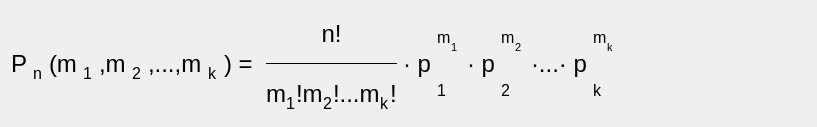
           <widget class="QWidget" name="scrollAreaWidgetContents_3">
            <property name="geometry">
             <rect>
              <x>0</x>
              <y>0</y>
              <width>817</width>
              <height>127</height>
             </rect>
            </property>
            <layout class="QHBoxLayout" name="horizontalLayout_9">
             <item>
              <layout class="QHBoxLayout" name="horizontalLayout_26">
               <item>
                <widget class="QLabel" name="polinom_stati_1">
                 <property name="font">
                  <font>
                   <pointsize>18</pointsize>
                  </font>
                 </property>
                 <property name="text">
                  <string>P</string>
                 </property>
                </widget>
               </item>
               <item>
                <layout class="QVBoxLayout" name="verticalLayout_44">
                 <property name="sizeConstraint">
                  <enum>QLayout::SetDefaultConstraint</enum>
                 </property>
                 <item>
                  <spacer name="verticalSpacer_23">
                   <property name="orientation">
                    <enum>Qt::Vertical</enum>
                   </property>
                   <property name="sizeType">
                    <enum>QSizePolicy::Maximum</enum>
                   </property>
                   <property name="sizeHint" stdset="0">
                    <size>
                     <width>10</width>
                     <height>20</height>
                    </size>
                   </property>
                  </spacer>
                 </item>
                 <item>
                  <widget class="QLabel" name="polinom_static_2">
                   <property name="sizePolicy">
                    <sizepolicy hsizetype="Maximum" vsizetype="Preferred">
                     <horstretch>0</horstretch>
                     <verstretch>0</verstretch>
                    </sizepolicy>
                   </property>
                   <property name="font">
                    <font>
                     <pointsize>12</pointsize>
                    </font>
                   </property>
                   <property name="text">
                    <string>n</string>
                   </property>
                  </widget>
                 </item>
                </layout>
               </item>
               <item>
                <widget class="QLabel" name="polinom_static_3">
                 <property name="font">
                  <font>
                   <pointsize>18</pointsize>
                  </font>
                 </property>
                 <property name="text">
                  <string>(m</string>
                 </property>
                </widget>
               </item>
               <item>
                <layout class="QVBoxLayout" name="verticalLayout_48">
                 <property name="sizeConstraint">
                  <enum>QLayout::SetDefaultConstraint</enum>
                 </property>
                 <item>
                  <spacer name="verticalSpacer_27">
                   <property name="orientation">
                    <enum>Qt::Vertical</enum>
                   </property>
                   <property name="sizeType">
                    <enum>QSizePolicy::Maximum</enum>
                   </property>
                   <property name="sizeHint" stdset="0">
                    <size>
                     <width>10</width>
                     <height>20</height>
                    </size>
                   </property>
                  </spacer>
                 </item>
                 <item>
                  <widget class="QLabel" name="polinom_static_4">
                   <property name="sizePolicy">
                    <sizepolicy hsizetype="Maximum" vsizetype="Preferred">
                     <horstretch>0</horstretch>
                     <verstretch>0</verstretch>
                    </sizepolicy>
                   </property>
                   <property name="font">
                    <font>
                     <pointsize>12</pointsize>
                    </font>
                   </property>
                   <property name="text">
                    <string>1</string>
                   </property>
                  </widget>
                 </item>
                </layout>
               </item>
               <item>
                <widget class="QLabel" name="polinom_static_5">
                 <property name="font">
                  <font>
                   <pointsize>18</pointsize>
                  </font>
                 </property>
                 <property name="text">
                  <string>,m</string>
                 </property>
                </widget>
               </item>
               <item>
                <layout class="QVBoxLayout" name="verticalLayout_49">
                 <property name="sizeConstraint">
                  <enum>QLayout::SetDefaultConstraint</enum>
                 </property>
                 <item>
                  <spacer name="verticalSpacer_28">
                   <property name="orientation">
                    <enum>Qt::Vertical</enum>
                   </property>
                   <property name="sizeType">
                    <enum>QSizePolicy::Maximum</enum>
                   </property>
                   <property name="sizeHint" stdset="0">
                    <size>
                     <width>10</width>
                     <height>20</height>
                    </size>
                   </property>
                  </spacer>
                 </item>
                 <item>
                  <widget class="QLabel" name="polinom_static_6">
                   <property name="sizePolicy">
                    <sizepolicy hsizetype="Maximum" vsizetype="Preferred">
                     <horstretch>0</horstretch>
                     <verstretch>0</verstretch>
                    </sizepolicy>
                   </property>
                   <property name="font">
                    <font>
                     <pointsize>12</pointsize>
                    </font>
                   </property>
                   <property name="text">
                    <string>2</string>
                   </property>
                  </widget>
                 </item>
                </layout>
               </item>
               <item>
                <widget class="QLabel" name="polinom_static_7">
                 <property name="font">
                  <font>
                   <pointsize>18</pointsize>
                  </font>
                 </property>
                 <property name="text">
                  <string>,...,m</string>
                 </property>
                </widget>
               </item>
               <item>
                <layout class="QVBoxLayout" name="verticalLayout_51">
                 <property name="sizeConstraint">
                  <enum>QLayout::SetDefaultConstraint</enum>
                 </property>
                 <item>
                  <spacer name="verticalSpacer_30">
                   <property name="orientation">
                    <enum>Qt::Vertical</enum>
                   </property>
                   <property name="sizeType">
                    <enum>QSizePolicy::Maximum</enum>
                   </property>
                   <property name="sizeHint" stdset="0">
                    <size>
                     <width>10</width>
                     <height>20</height>
                    </size>
                   </property>
                  </spacer>
                 </item>
                 <item>
                  <widget class="QLabel" name="polinom_static_9">
                   <property name="sizePolicy">
                    <sizepolicy hsizetype="Maximum" vsizetype="Preferred">
                     <horstretch>0</horstretch>
                     <verstretch>0</verstretch>
                    </sizepolicy>
                   </property>
                   <property name="font">
                    <font>
                     <pointsize>12</pointsize>
                    </font>
                   </property>
                   <property name="text">
                    <string>k</string>
                   </property>
                  </widget>
                 </item>
                </layout>
               </item>
               <item>
                <widget class="QLabel" name="polinom_static_10">
                 <property name="font">
                  <font>
                   <pointsize>18</pointsize>
                  </font>
                 </property>
                 <property name="text">
                  <string>) = </string>
                 </property>
                </widget>
               </item>
               <item>
                <layout class="QVBoxLayout" name="verticalLayout_66">
                 <item>
                  <widget class="QLabel" name="polinom_static_11">
                   <property name="font">
                    <font>
                     <pointsize>18</pointsize>
                    </font>
                   </property>
                   <property name="text">
                    <string>n!</string>
                   </property>
                   <property name="alignment">
                    <set>Qt::AlignCenter</set>
                   </property>
                  </widget>
                 </item>
                 <item>
                  <widget class="Line" name="polinom_line">
                   <property name="frameShadow">
                    <enum>QFrame::Plain</enum>
                   </property>
                   <property name="orientation">
                    <enum>Qt::Horizontal</enum>
                   </property>
                  </widget>
                 </item>
                 <item>
                  <layout class="QHBoxLayout" name="horizontalLayout_38">
                   <property name="spacing">
                    <number>0</number>
                   </property>
                   <item>
                    <widget class="QLabel" name="polinom_static_17">
                     <property name="font">
                      <font>
                       <pointsize>18</pointsize>
                      </font>
                     </property>
                     <property name="text">
                      <string>m</string>
                     </property>
                    </widget>
                   </item>
                   <item>
                    <layout class="QVBoxLayout" name="verticalLayout_53">
                     <property name="sizeConstraint">
                      <enum>QLayout::SetDefaultConstraint</enum>
                     </property>
                     <item>
                      <spacer name="verticalSpacer_32">
                       <property name="orientation">
                        <enum>Qt::Vertical</enum>
                       </property>
                       <property name="sizeType">
                        <enum>QSizePolicy::Maximum</enum>
                       </property>
                       <property name="sizeHint" stdset="0">
                        <size>
                         <width>10</width>
                         <height>20</height>
                        </size>
                       </property>
                      </spacer>
                     </item>
                     <item>
                      <widget class="QLabel" name="polinom_static_14">
                       <property name="sizePolicy">
                        <sizepolicy hsizetype="Maximum" vsizetype="Preferred">
                         <horstretch>0</horstretch>
                         <verstretch>0</verstretch>
                        </sizepolicy>
                       </property>
                       <property name="font">
                        <font>
                         <pointsize>12</pointsize>
                        </font>
                       </property>
                       <property name="text">
                        <string>1</string>
                       </property>
                      </widget>
                     </item>
                    </layout>
                   </item>
                   <item>
                    <widget class="QLabel" name="polinom_static_13">
                     <property name="font">
                      <font>
                       <pointsize>18</pointsize>
                      </font>
                     </property>
                     <property name="text">
                      <string>!m</string>
                     </property>
                    </widget>
                   </item>
                   <item>
                    <layout class="QVBoxLayout" name="verticalLayout_54">
                     <property name="sizeConstraint">
                      <enum>QLayout::SetDefaultConstraint</enum>
                     </property>
                     <item>
                      <spacer name="verticalSpacer_33">
                       <property name="orientation">
                        <enum>Qt::Vertical</enum>
                       </property>
                       <property name="sizeType">
                        <enum>QSizePolicy::Maximum</enum>
                       </property>
                       <property name="sizeHint" stdset="0">
                        <size>
                         <width>10</width>
                         <height>20</height>
                        </size>
                       </property>
                      </spacer>
                     </item>
                     <item>
                      <widget class="QLabel" name="polinom_static_16">
                       <property name="sizePolicy">
                        <sizepolicy hsizetype="Maximum" vsizetype="Preferred">
                         <horstretch>0</horstretch>
                         <verstretch>0</verstretch>
                        </sizepolicy>
                       </property>
                       <property name="font">
                        <font>
                         <pointsize>12</pointsize>
                        </font>
                       </property>
                       <property name="text">
                        <string>2</string>
                       </property>
                      </widget>
                     </item>
                    </layout>
                   </item>
                   <item>
                    <widget class="QLabel" name="polinom_static_15">
                     <property name="font">
                      <font>
                       <pointsize>18</pointsize>
                      </font>
                     </property>
                     <property name="text">
                      <string>!...m</string>
                     </property>
                    </widget>
                   </item>
                   <item>
                    <layout class="QVBoxLayout" name="verticalLayout_52">
                     <property name="sizeConstraint">
                      <enum>QLayout::SetDefaultConstraint</enum>
                     </property>
                     <item>
                      <spacer name="verticalSpacer_31">
                       <property name="orientation">
                        <enum>Qt::Vertical</enum>
                       </property>
                       <property name="sizeType">
                        <enum>QSizePolicy::Maximum</enum>
                       </property>
                       <property name="sizeHint" stdset="0">
                        <size>
                         <width>10</width>
                         <height>20</height>
                        </size>
                       </property>
                      </spacer>
                     </item>
                     <item>
                      <widget class="QLabel" name="polinom_static_12">
                       <property name="sizePolicy">
                        <sizepolicy hsizetype="Maximum" vsizetype="Preferred">
                         <horstretch>0</horstretch>
                         <verstretch>0</verstretch>
                        </sizepolicy>
                       </property>
                       <property name="font">
                        <font>
                         <pointsize>12</pointsize>
                        </font>
                       </property>
                       <property name="text">
                        <string>k</string>
                       </property>
                      </widget>
                     </item>
                    </layout>
                   </item>
                   <item>
                    <widget class="QLabel" name="polinom_static_33">
                     <property name="font">
                      <font>
                       <pointsize>18</pointsize>
                      </font>
                     </property>
                     <property name="text">
                      <string>!</string>
                     </property>
                    </widget>
                   </item>
                  </layout>
                 </item>
                </layout>
               </item>
               <item>
                <widget class="QLabel" name="polinom_static_34">
                 <property name="font">
                  <font>
                   <pointsize>18</pointsize>
                  </font>
                 </property>
                 <property name="text">
                  <string>· p</string>
                 </property>
                </widget>
               </item>
               <item>
                <layout class="QVBoxLayout" name="verticalLayout_73">
                 <property name="spacing">
                  <number>0</number>
                 </property>
                 <item>
                  <layout class="QHBoxLayout" name="horizontalLayout_39">
                   <property name="spacing">
                    <number>0</number>
                   </property>
                   <item>
                    <widget class="QLabel" name="polinom_static_38">
                     <property name="sizePolicy">
                      <sizepolicy hsizetype="Maximum" vsizetype="Preferred">
                       <horstretch>0</horstretch>
                       <verstretch>0</verstretch>
                      </sizepolicy>
                     </property>
                     <property name="font">
                      <font>
                       <pointsize>12</pointsize>
                      </font>
                     </property>
                     <property name="text">
                      <string>m</string>
                     </property>
                    </widget>
                   </item>
                   <item>
                    <layout class="QVBoxLayout" name="verticalLayout_72">
                     <property name="sizeConstraint">
                      <enum>QLayout::SetDefaultConstraint</enum>
                     </property>
                     <item>
                      <spacer name="verticalSpacer_48">
                       <property name="orientation">
                        <enum>Qt::Vertical</enum>
                       </property>
                       <property name="sizeType">
                        <enum>QSizePolicy::Maximum</enum>
                       </property>
                       <property name="sizeHint" stdset="0">
                        <size>
                         <width>10</width>
                         <height>20</height>
                        </size>
                       </property>
                      </spacer>
                     </item>
                     <item>
                      <widget class="QLabel" name="polinom_static_40">
                       <property name="sizePolicy">
                        <sizepolicy hsizetype="Maximum" vsizetype="Preferred">
                         <horstretch>0</horstretch>
                         <verstretch>0</verstretch>
                        </sizepolicy>
                       </property>
                       <property name="font">
                        <font>
                         <pointsize>8</pointsize>
                        </font>
                       </property>
                       <property name="text">
                        <string>1</string>
                       </property>
                      </widget>
                     </item>
                    </layout>
                   </item>
                  </layout>
                 </item>
                 <item>
                  <widget class="QLabel" name="polinom_static_42">
                   <property name="sizePolicy">
                    <sizepolicy hsizetype="Maximum" vsizetype="Preferred">
                     <horstretch>0</horstretch>
                     <verstretch>0</verstretch>
                    </sizepolicy>
                   </property>
                   <property name="font">
                    <font>
                     <pointsize>12</pointsize>
                    </font>
                   </property>
                   <property name="text">
                    <string>1</string>
                   </property>
                  </widget>
                 </item>
                </layout>
               </item>
               <item>
                <widget class="QLabel" name="polinom_static_43">
                 <property name="font">
                  <font>
                   <pointsize>18</pointsize>
                  </font>
                 </property>
                 <property name="text">
                  <string>· p</string>
                 </property>
                </widget>
               </item>
               <item>
                <layout class="QVBoxLayout" name="verticalLayout_74">
                 <property name="spacing">
                  <number>0</number>
                 </property>
                 <item>
                  <layout class="QHBoxLayout" name="horizontalLayout_40">
                   <property name="spacing">
                    <number>0</number>
                   </property>
                   <item>
                    <widget class="QLabel" name="polinom_static_44">
                     <property name="sizePolicy">
                      <sizepolicy hsizetype="Maximum" vsizetype="Preferred">
                       <horstretch>0</horstretch>
                       <verstretch>0</verstretch>
                      </sizepolicy>
                     </property>
                     <property name="font">
                      <font>
                       <pointsize>12</pointsize>
                      </font>
                     </property>
                     <property name="text">
                      <string>m</string>
                     </property>
                    </widget>
                   </item>
                   <item>
                    <layout class="QVBoxLayout" name="verticalLayout_75">
                     <property name="sizeConstraint">
                      <enum>QLayout::SetDefaultConstraint</enum>
                     </property>
                     <item>
                      <spacer name="verticalSpacer_49">
                       <property name="orientation">
                        <enum>Qt::Vertical</enum>
                       </property>
                       <property name="sizeType">
                        <enum>QSizePolicy::Maximum</enum>
                       </property>
                       <property name="sizeHint" stdset="0">
                        <size>
                         <width>10</width>
                         <height>20</height>
                        </size>
                       </property>
                      </spacer>
                     </item>
                     <item>
                      <widget class="QLabel" name="polinom_static_45">
                       <property name="sizePolicy">
                        <sizepolicy hsizetype="Maximum" vsizetype="Preferred">
                         <horstretch>0</horstretch>
                         <verstretch>0</verstretch>
                        </sizepolicy>
                       </property>
                       <property name="font">
                        <font>
                         <pointsize>8</pointsize>
                        </font>
                       </property>
                       <property name="text">
                        <string>2</string>
                       </property>
                      </widget>
                     </item>
                    </layout>
                   </item>
                  </layout>
                 </item>
                 <item>
                  <widget class="QLabel" name="polinom_static_46">
                   <property name="sizePolicy">
                    <sizepolicy hsizetype="Maximum" vsizetype="Preferred">
                     <horstretch>0</horstretch>
                     <verstretch>0</verstretch>
                    </sizepolicy>
                   </property>
                   <property name="font">
                    <font>
                     <pointsize>12</pointsize>
                    </font>
                   </property>
                   <property name="text">
                    <string>2</string>
                   </property>
                  </widget>
                 </item>
                </layout>
               </item>
               <item>
                <widget class="QLabel" name="polinom_static_47">
                 <property name="font">
                  <font>
                   <pointsize>18</pointsize>
                  </font>
                 </property>
                 <property name="text">
                  <string>·...· p</string>
                 </property>
                </widget>
               </item>
               <item>
                <layout class="QVBoxLayout" name="verticalLayout_76">
                 <property name="spacing">
                  <number>0</number>
                 </property>
                 <item>
                  <layout class="QHBoxLayout" name="horizontalLayout_41">
                   <property name="spacing">
                    <number>0</number>
                   </property>
                   <item>
                    <widget class="QLabel" name="polinom_static_48">
                     <property name="sizePolicy">
                      <sizepolicy hsizetype="Maximum" vsizetype="Preferred">
                       <horstretch>0</horstretch>
                       <verstretch>0</verstretch>
                      </sizepolicy>
                     </property>
                     <property name="font">
                      <font>
                       <pointsize>12</pointsize>
                      </font>
                     </property>
                     <property name="text">
                      <string>m</string>
                     </property>
                    </widget>
                   </item>
                   <item>
                    <layout class="QVBoxLayout" name="verticalLayout_77">
                     <property name="sizeConstraint">
                      <enum>QLayout::SetDefaultConstraint</enum>
                     </property>
                     <item>
                      <spacer name="verticalSpacer_50">
                       <property name="orientation">
                        <enum>Qt::Vertical</enum>
                       </property>
                       <property name="sizeType">
                        <enum>QSizePolicy::Maximum</enum>
                       </property>
                       <property name="sizeHint" stdset="0">
                        <size>
                         <width>10</width>
                         <height>20</height>
                        </size>
                       </property>
                      </spacer>
                     </item>
                     <item>
                      <widget class="QLabel" name="polinom_static_49">
                       <property name="sizePolicy">
                        <sizepolicy hsizetype="Maximum" vsizetype="Preferred">
                         <horstretch>0</horstretch>
                         <verstretch>0</verstretch>
                        </sizepolicy>
                       </property>
                       <property name="font">
                        <font>
                         <pointsize>8</pointsize>
                        </font>
                       </property>
                       <property name="text">
                        <string>k</string>
                       </property>
                      </widget>
                     </item>
                    </layout>
                   </item>
                  </layout>
                 </item>
                 <item>
                  <widget class="QLabel" name="polinom_static_50">
                   <property name="sizePolicy">
                    <sizepolicy hsizetype="Maximum" vsizetype="Preferred">
                     <horstretch>0</horstretch>
                     <verstretch>0</verstretch>
                    </sizepolicy>
                   </property>
                   <property name="font">
                    <font>
                     <pointsize>12</pointsize>
                    </font>
                   </property>
                   <property name="text">
                    <string>k</string>
                   </property>
                  </widget>
                 </item>
                </layout>
               </item>
               <item>
                <spacer name="horizontalSpacer_20">
                 <property name="orientation">
                  <enum>Qt::Horizontal</enum>
                 </property>
                 <property name="sizeType">
                  <enum>QSizePolicy::Expanding</enum>
                 </property>
                 <property name="sizeHint" stdset="0">
                  <size>
                   <width>40</width>
                   <height>20</height>
                  </size>
                 </property>
                </spacer>
               </item>
              </layout>
             </item>
            </layout>
           </widget>
